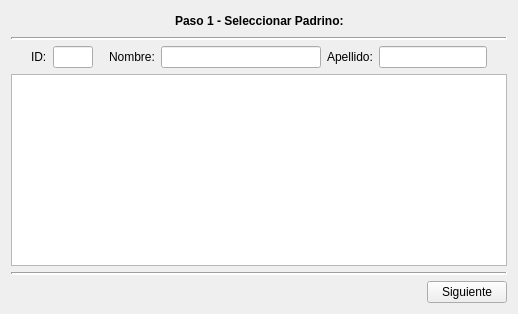
      <widget class="QWidget" name="tab_relationship0">
       <attribute name="title">
        <string>ap1</string>
       </attribute>
       <layout class="QVBoxLayout" name="verticalLayout_22">
        <item>
         <layout class="QHBoxLayout" name="horizontalLayout_72">
          <item>
           <spacer name="horizontalSpacer_43">
            <property name="orientation">
             <enum>Qt::Horizontal</enum>
            </property>
            <property name="sizeHint" stdset="0">
             <size>
              <width>40</width>
              <height>20</height>
             </size>
            </property>
           </spacer>
          </item>
          <item>
           <widget class="QLabel" name="label_54">
            <property name="text">
             <string>&lt;html&gt;&lt;head/&gt;&lt;body&gt;&lt;p&gt;&lt;span style=&quot; font-size:9pt; font-weight:600;&quot;&gt;Paso 1 - Seleccionar Padrino:&lt;/span&gt;&lt;/p&gt;&lt;/body&gt;&lt;/html&gt;</string>
            </property>
           </widget>
          </item>
          <item>
           <spacer name="horizontalSpacer_44">
            <property name="orientation">
             <enum>Qt::Horizontal</enum>
            </property>
            <property name="sizeHint" stdset="0">
             <size>
              <width>40</width>
              <height>20</height>
             </size>
            </property>
           </spacer>
          </item>
         </layout>
        </item>
        <item>
         <widget class="Line" name="line_4">
          <property name="lineWidth">
           <number>2</number>
          </property>
          <property name="orientation">
           <enum>Qt::Horizontal</enum>
          </property>
         </widget>
        </item>
        <item>
         <layout class="QHBoxLayout" name="horizontalLayout_74">
          <item>
           <spacer name="horizontalSpacer_46">
            <property name="orientation">
             <enum>Qt::Horizontal</enum>
            </property>
            <property name="sizeType">
             <enum>QSizePolicy::Preferred</enum>
            </property>
            <property name="sizeHint" stdset="0">
             <size>
              <width>20</width>
              <height>20</height>
             </size>
            </property>
           </spacer>
          </item>
          <item>
           <widget class="QLabel" name="label_55">
            <property name="maximumSize">
             <size>
              <width>20</width>
              <height>16777215</height>
             </size>
            </property>
            <property name="text">
             <string>ID:</string>
            </property>
           </widget>
          </item>
          <item>
           <widget class="QLineEdit" name="tab2_ID">
            <property name="maximumSize">
             <size>
              <width>40</width>
              <height>16777215</height>
             </size>
            </property>
           </widget>
          </item>
          <item>
           <spacer name="horizontalSpacer_47">
            <property name="orientation">
             <enum>Qt::Horizontal</enum>
            </property>
            <property name="sizeType">
             <enum>QSizePolicy::Preferred</enum>
            </property>
            <property name="sizeHint" stdset="0">
             <size>
              <width>10</width>
              <height>20</height>
             </size>
            </property>
           </spacer>
          </item>
          <item>
           <widget class="QLabel" name="label_56">
            <property name="text">
             <string>Nombre:</string>
            </property>
           </widget>
          </item>
          <item>
           <widget class="QLineEdit" name="tab2_Name">
            <property name="minimumSize">
             <size>
              <width>160</width>
              <height>0</height>
             </size>
            </property>
            <property name="toolTip">
             <string>&lt;html&gt;&lt;head/&gt;&lt;body&gt;&lt;p&gt;* Requerido&lt;/p&gt;&lt;/body&gt;&lt;/html&gt;</string>
            </property>
           </widget>
          </item>
          <item>
           <widget class="QLabel" name="label_57">
            <property name="text">
             <string>Apellido:</string>
            </property>
           </widget>
          </item>
          <item>
           <widget class="QLineEdit" name="tab2_Surname">
            <property name="minimumSize">
             <size>
              <width>0</width>
              <height>0</height>
             </size>
            </property>
            <property name="toolTip">
             <string>&lt;html&gt;&lt;head/&gt;&lt;body&gt;&lt;p&gt;* Requerido&lt;/p&gt;&lt;/body&gt;&lt;/html&gt;</string>
            </property>
           </widget>
          </item>
          <item>
           <spacer name="horizontalSpacer_48">
            <property name="orientation">
             <enum>Qt::Horizontal</enum>
            </property>
            <property name="sizeType">
             <enum>QSizePolicy::Preferred</enum>
            </property>
            <property name="sizeHint" stdset="0">
             <size>
              <width>20</width>
              <height>20</height>
             </size>
            </property>
           </spacer>
          </item>
         </layout>
        </item>
        <item>
         <widget class="QTableView" name="tab2_Table"/>
        </item>
        <item>
         <widget class="Line" name="line_3">
          <property name="lineWidth">
           <number>2</number>
          </property>
          <property name="orientation">
           <enum>Qt::Horizontal</enum>
          </property>
         </widget>
        </item>
        <item>
         <layout class="QHBoxLayout" name="horizontalLayout_73">
          <item>
           <spacer name="horizontalSpacer_45">
            <property name="orientation">
             <enum>Qt::Horizontal</enum>
            </property>
            <property name="sizeHint" stdset="0">
             <size>
              <width>40</width>
              <height>20</height>
             </size>
            </property>
           </spacer>
          </item>
          <item>
           <widget class="QPushButton" name="tab2_Next">
            <property name="text">
             <string>Siguiente</string>
            </property>
           </widget>
          </item>
         </layout>
        </item>
       </layout>
      </widget>
